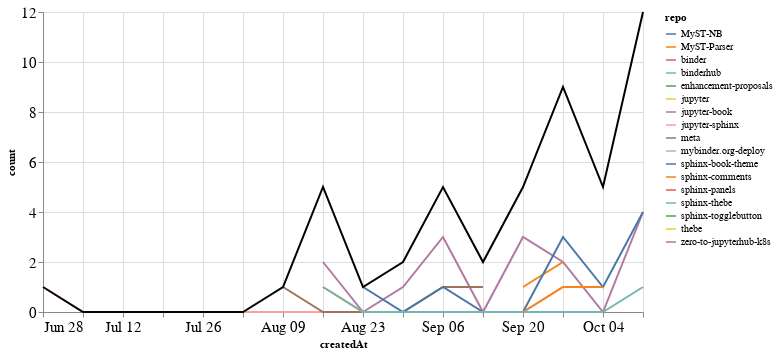

The notebook cell this image was saved under:
### Markdown cell above
## PRs

### Code cell
prs_time = prs.groupby('repo').resample('W', on='createdAt').count()['author'].reset_index()
prs_time = prs_time.rename(columns={'author': 'count'})
prs_time_total = prs_time.groupby('createdAt').agg({"count": "sum"}).reset_index()

ch1 = alt.Chart(prs_time, width=600).mark_line().encode(
    x='createdAt',
    y='count',
    color='repo',
    tooltip="repo"
)

ch2 = alt.Chart(prs_time_total, width=600).mark_line(color="black").encode(
    x='createdAt',
    y='count',
)

ch1 + ch2

### Figure 1 — Vega-Lite specification as saved in the notebook (floating-point values rounded to 4 significant figures)
{"config": {"axisLeft": {"labelFontSize": 15}, "axisBottom": {"labelFontSize": 15}}, "layer": [{"data": {"name": "data-cb17904d4d0c5c6111f9ffe0af40f990"}, "mark": "line", "encoding": {"color": {"type": "nominal", "field": "repo"}, "tooltip": {"type": "nominal", "field": "repo"}, "x": {"type": "temporal", "field": "createdAt"}, "y": {"type": "quantitative", "field": "count"}}, "width": 600}, {"data": {"name": "data-4eb2b84bbf34900f11bceb263f9b09d3"}, "mark": {"type": "line", "color": "black"}, "encoding": {"x": {"type": "temporal", "field": "createdAt"}, "y": {"type": "quantitative", "field": "count"}}, "width": 600}], "$schema": "https://vega.github.io/schema/vega-lite/v4.8.1.json", "datasets": {"data-cb17904d4d0c5c6111f9ffe0af40f990": [{"repo": "MyST-NB", "createdAt": "2020-10-11T00:00:00", "count": 1}, {"repo": "MyST-Parser", "createdAt": "2020-09-20T00:00:00", "count": 1}, {"repo": "MyST-Parser", "createdAt": "2020-09-27T00:00:00", "count": 2}, {"repo": "binder", "createdAt": "2020-10-04T00:00:00", "count": 1}, {"repo": "binderhub", "createdAt": "2020-10-04T00:00:00", "count": 1}, {"repo": "enhancement-proposals", "createdAt": "2020-08-30T00:00:00", "count": 1}, {"repo": "jupyter", "createdAt": "2020-09-20T00:00:00", "count": 1}, {"repo": "jupyter-book", "createdAt": "2020-08-16T00:00:00", "count": 2}, {"repo": "jupyter-book", "createdAt": "2020-08-23T00:00:00", "count": 0}, {"repo": "jupyter-book", "createdAt": "2020-08-30T00:00:00", "count": 1}, {"repo": "jupyter-book", "createdAt": "2020-09-06T00:00:00", "count": 3}, {"repo": "jupyter-book", "createdAt": "2020-09-13T00:00:00", "count": 0}, {"repo": "jupyter-book", "createdAt": "2020-09-20T00:00:00", "count": 3}, {"repo": "jupyter-book", "createdAt": "2020-09-27T00:00:00", "count": 2}, {"repo": "jupyter-book", "createdAt": "2020-10-04T00:00:00", "count": 0}, {"repo": "jupyter-book", "createdAt": "2020-10-11T00:00:00", "count": 4}, {"repo": "jupyter-sphinx", "createdAt": "2020-06-28T00:00:00", "count": 1}, {"repo": "jupyter-sphinx", "createdAt": "2020-07-05T00:00:00", "count": 0}, {"repo": "jupyter-sphinx", "createdAt": "2020-07-12T00:00:00", "count": 0}, {"repo": "jupyter-sphinx", "createdAt": "2020-07-19T00:00:00", "count": 0}, {"repo": "jupyter-sphinx", "createdAt": "2020-07-26T00:00:00", "count": 0}, {"repo": "jupyter-sphinx", "createdAt": "2020-08-02T00:00:00", "count": 0}, {"repo": "jupyter-sphinx", "createdAt": "2020-08-09T00:00:00", "count": 0}, {"repo": "jupyter-sphinx", "createdAt": "2020-08-16T00:00:00", "count": 0}, {"repo": "jupyter-sphinx", "createdAt": "2020-08-23T00:00:00", "count": 0}, {"repo": "jupyter-sphinx", "createdAt": "2020-08-30T00:00:00", "count": 0}, {"repo": "jupyter-sphinx", "createdAt": "2020-09-06T00:00:00", "count": 0}, {"repo": "jupyter-sphinx", "createdAt": "2020-09-13T00:00:00", "count": 0}, {"repo": "jupyter-sphinx", "createdAt": "2020-09-20T00:00:00", "count": 0}, {"repo": "jupyter-sphinx", "createdAt": "2020-09-27T00:00:00", "count": 1}, {"repo": "meta", "createdAt": "2020-08-09T00:00:00", "count": 1}, {"repo": "meta", "createdAt": "2020-08-16T00:00:00", "count": 0}, {"repo": "meta", "createdAt": "2020-08-23T00:00:00", "count": 0}, {"repo": "meta", "createdAt": "2020-08-30T00:00:00", "count": 0}, {"repo": "meta", "createdAt": "2020-09-06T00:00:00", "count": 1}, {"repo": "meta", "createdAt": "2020-09-13T00:00:00", "count": 1}, {"repo": "mybinder.org-deploy", "createdAt": "2020-10-11T00:00:00", "count": 1}, {"repo": "sphinx-book-theme", "createdAt": "2020-08-23T00:00:00", "count": 1}, {"repo": "sphinx-book-theme", "createdAt": "2020-08-30T00:00:00", "count": 0}, {"repo": "sphinx-book-theme", "createdAt": "2020-09-06T00:00:00", "count": 1}, {"repo": "sphinx-book-theme", "createdAt": "2020-09-13T00:00:00", "count": 0}, {"repo": "sphinx-book-theme", "createdAt": "2020-09-20T00:00:00", "count": 0}, {"repo": "sphinx-book-theme", "createdAt": "2020-09-27T00:00:00", "count": 3}, {"repo": "sphinx-book-theme", "createdAt": "2020-10-04T00:00:00", "count": 1}, {"repo": "sphinx-book-theme", "createdAt": "2020-10-11T00:00:00", "count": 4}, {"repo": "sphinx-comments", "createdAt": "2020-08-16T00:00:00", "count": 1}, {"repo": "sphinx-comments", "createdAt": "2020-08-23T00:00:00", "count": 0}, {"repo": "sphinx-comments", "createdAt": "2020-08-30T00:00:00", "count": 0}, {"repo": "sphinx-comments", "createdAt": "2020-09-06T00:00:00", "count": 0}, {"repo": "sphinx-comments", "createdAt": "2020-09-13T00:00:00", "count": 0}, {"repo": "sphinx-comments", "createdAt": "2020-09-20T00:00:00", "count": 0}, {"repo": "sphinx-comments", "createdAt": "2020-09-27T00:00:00", "count": 1}, {"repo": "sphinx-comments", "createdAt": "2020-10-04T00:00:00", "count": 1}, {"repo": "sphinx-panels", "createdAt": "2020-10-04T00:00:00", "count": 1}, {"repo": "sphinx-thebe", "createdAt": "2020-08-16T00:00:00", "count": 1}, {"repo": "sphinx-thebe", "createdAt": "2020-08-23T00:00:00", "count": 0}, {"repo": "sphinx-thebe", "createdAt": "2020-08-30T00:00:00", "count": 0}, {"repo": "sphinx-thebe", "createdAt": "2020-09-06T00:00:00", "count": 0}, {"repo": "sphinx-thebe", "createdAt": "2020-09-13T00:00:00", "count": 0}, {"repo": "sphinx-thebe", "createdAt": "2020-09-20T00:00:00", "count": 0}, {"repo": "sphinx-thebe", "createdAt": "2020-09-27T00:00:00", "count": 0}, {"repo": "sphinx-thebe", "createdAt": "2020-10-04T00:00:00", "count": 0}, {"repo": "sphinx-thebe", "createdAt": "2020-10-11T00:00:00", "count": 1}, {"repo": "sphinx-togglebutton", "createdAt": "2020-09-13T00:00:00", "count": 1}, {"repo": "thebe", "createdAt": "2020-08-16T00:00:00", "count": 1}, {"repo": "zero-to-jupyterhub-k8s", "createdAt": "2020-10-11T00:00:00", "count": 1}], "data-4eb2b84bbf34900f11bceb263f9b09d3": [{"createdAt": "2020-06-28T00:00:00", "count": 1}, {"createdAt": "2020-07-05T00:00:00", "count": 0}, {"createdAt": "2020-07-12T00:00:00", "count": 0}, {"createdAt": "2020-07-19T00:00:00", "count": 0}, {"createdAt": "2020-07-26T00:00:00", "count": 0}, {"createdAt": "2020-08-02T00:00:00", "count": 0}, {"createdAt": "2020-08-09T00:00:00", "count": 1}, {"createdAt": "2020-08-16T00:00:00", "count": 5}, {"createdAt": "2020-08-23T00:00:00", "count": 1}, {"createdAt": "2020-08-30T00:00:00", "count": 2}, {"createdAt": "2020-09-06T00:00:00", "count": 5}, {"createdAt": "2020-09-13T00:00:00", "count": 2}, {"createdAt": "2020-09-20T00:00:00", "count": 5}, {"createdAt": "2020-09-27T00:00:00", "count": 9}, {"createdAt": "2020-10-04T00:00:00", "count": 5}, {"createdAt": "2020-10-11T00:00:00", "count": 12}]}}
